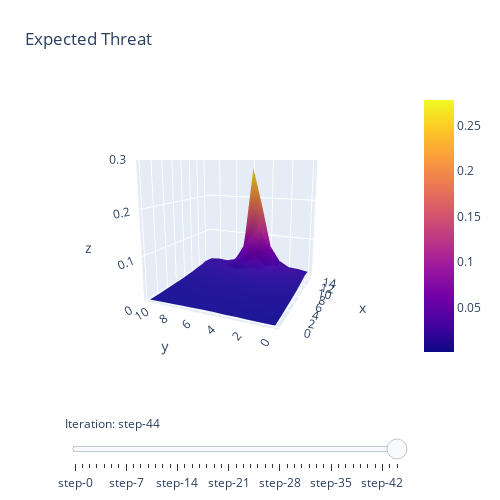

Notebook cell for this chart:
### Code cell
# xT 모델 학습 과정(Value Iteration)의 각 단계별 xT 값 변화를 3D Surface 플롯으로 시각화하는 함수
def visualize_surface_plots(xTModel):
	"""Visualizes the surface plot of each iteration of the model.

	See https://plot.ly/python/sliders/ and https://karun.in/blog/expected-threat.html#visualizing-xt
	NOTE: y-axis is mirrored in plotly.
	"""
	camera = dict(
		up=dict(x=0, y=0, z=1),
		center=dict(x=0, y=0, z=0),
		eye=dict(x=-2.25, y=-1, z=0.5),
	)

	max_z = np.around(xTModel.xT.max() + 0.05, decimals=1)

	layout = go.Layout(
		title="Expected Threat",
		autosize=True,
		width=500,
		height=500,
		margin=dict(l=65, r=50, b=65, t=90),
		scene=dict(
			camera=camera,
			aspectmode="auto",
			xaxis=dict(),
			yaxis=dict(),
			zaxis=dict(autorange=False, range=[0, max_z]),
		),
	)

	fig = go.Figure(layout=layout)

	for i in xTModel.heatmaps:
		fig.add_trace(go.Surface(z=i))

	# Make last trace visible
	for i in range(len(fig.data) - 1):
		fig.data[i].visible = False
	fig.data[len(fig.data) - 1].visible = True

	# Create and add slider
	steps = []
	for i in range(len(fig.data)):
		step = dict(method="restyle", args=["visible", [False] * len(fig.data)])
		step["args"][1][i] = True  # Toggle i'th trace to "visible"
		steps.append(step)

	sliders = [
		dict(
			active=(len(fig.data) - 1),
			currentvalue={"prefix": "Iteration: "},
			pad={"t": 50},
			steps=steps,
		)
	]

	fig.update_layout(sliders=sliders)
	fig.show()
	
visualize_surface_plots(xTModel)

### Figure 1 — Plotly figure (JSON) as saved in the notebook; plotly's stock layout.template omitted (floating-point values rounded to 4 significant figures; data arrays with more than 128 entries replaced by an {"elided": "..."} marker saying what was removed)
{"data": [{"type": "surface", "visible": false, "z": {"elided": "12x16 float values"}}, {"type": "surface", "visible": false, "z": {"elided": "12x16 float values"}}, {"type": "surface", "visible": false, "z": {"elided": "12x16 float values"}}, {"type": "surface", "visible": false, "z": {"elided": "12x16 float values"}}, {"type": "surface", "visible": false, "z": {"elided": "12x16 float values"}}, {"type": "surface", "visible": false, "z": {"elided": "12x16 float values"}}, {"type": "surface", "visible": false, "z": {"elided": "12x16 float values"}}, {"type": "surface", "visible": false, "z": {"elided": "12x16 float values"}}, {"type": "surface", "visible": false, "z": {"elided": "12x16 float values"}}, {"type": "surface", "visible": false, "z": {"elided": "12x16 float values"}}, {"type": "surface", "visible": false, "z": {"elided": "12x16 float values"}}, {"type": "surface", "visible": false, "z": {"elided": "12x16 float values"}}, {"type": "surface", "visible": false, "z": {"elided": "12x16 float values"}}, {"type": "surface", "visible": false, "z": {"elided": "12x16 float values"}}, {"type": "surface", "visible": false, "z": {"elided": "12x16 float values"}}, {"type": "surface", "visible": false, "z": {"elided": "12x16 float values"}}, {"type": "surface", "visible": false, "z": {"elided": "12x16 float values"}}, {"type": "surface", "visible": false, "z": {"elided": "12x16 float values"}}, {"type": "surface", "visible": false, "z": {"elided": "12x16 float values"}}, {"type": "surface", "visible": false, "z": {"elided": "12x16 float values"}}, {"type": "surface", "visible": false, "z": {"elided": "12x16 float values"}}, {"type": "surface", "visible": false, "z": {"elided": "12x16 float values"}}, {"type": "surface", "visible": false, "z": {"elided": "12x16 float values"}}, {"type": "surface", "visible": false, "z": {"elided": "12x16 float values"}}, {"type": "surface", "visible": false, "z": {"elided": "12x16 float values"}}, {"type": "surface", "visible": false, "z": {"elided": "12x16 float values"}}, {"type": "surface", "visible": false, "z": {"elided": "12x16 float values"}}, {"type": "surface", "visible": false, "z": {"elided": "12x16 float values"}}, {"type": "surface", "visible": false, "z": {"elided": "12x16 float values"}}, {"type": "surface", "visible": false, "z": {"elided": "12x16 float values"}}, {"type": "surface", "visible": false, "z": {"elided": "12x16 float values"}}, {"type": "surface", "visible": false, "z": {"elided": "12x16 float values"}}, {"type": "surface", "visible": false, "z": {"elided": "12x16 float values"}}, {"type": "surface", "visible": false, "z": {"elided": "12x16 float values"}}, {"type": "surface", "visible": false, "z": {"elided": "12x16 float values"}}, {"type": "surface", "visible": false, "z": {"elided": "12x16 float values"}}, {"type": "surface", "visible": false, "z": {"elided": "12x16 float values"}}, {"type": "surface", "visible": false, "z": {"elided": "12x16 float values"}}, {"type": "surface", "visible": false, "z": {"elided": "12x16 float values"}}, {"type": "surface", "visible": false, "z": {"elided": "12x16 float values"}}, {"type": "surface", "visible": false, "z": {"elided": "12x16 float values"}}, {"type": "surface", "visible": false, "z": {"elided": "12x16 float values"}}, {"type": "surface", "visible": false, "z": {"elided": "12x16 float values"}}, {"type": "surface", "visible": false, "z": {"elided": "12x16 float values"}}, {"type": "surface", "visible": true, "z": {"elided": "12x16 float values"}}], "layout": {"autosize": true, "height": 500, "margin": {"b": 65, "l": 65, "r": 50, "t": 90}, "scene": {"aspectmode": "auto", "camera": {"center": {"x": 0, "y": 0, "z": 0}, "eye": {"x": -2.25, "y": -1, "z": 0.5}, "up": {"x": 0, "y": 0, "z": 1}}, "zaxis": {"autorange": false, "range": [0, 0.3]}}, "sliders": [{"active": 44, "currentvalue": {"prefix": "Iteration: "}, "pad": {"t": 50}, "steps": [{"args": ["visible", [true, false, false, false, false, false, false, false, false, false, false, false, false, false, false, false, false, false, false, false, false, false, false, false, false, false, false, false, false, false, false, false, false, false, false, false, false, false, false, false, false, false, false, false, false]], "method": "restyle"}, {"args": ["visible", [false, true, false, false, false, false, false, false, false, false, false, false, false, false, false, false, false, false, false, false, false, false, false, false, false, false, false, false, false, false, false, false, false, false, false, false, false, false, false, false, false, false, false, false, false]], "method": "restyle"}, {"args": ["visible", [false, false, true, false, false, false, false, false, false, false, false, false, false, false, false, false, false, false, false, false, false, false, false, false, false, false, false, false, false, false, false, false, false, false, false, false, false, false, false, false, false, false, false, false, false]], "method": "restyle"}, {"args": ["visible", [false, false, false, true, false, false, false, false, false, false, false, false, false, false, false, false, false, false, false, false, false, false, false, false, false, false, false, false, false, false, false, false, false, false, false, false, false, false, false, false, false, false, false, false, false]], "method": "restyle"}, {"args": ["visible", [false, false, false, false, true, false, false, false, false, false, false, false, false, false, false, false, false, false, false, false, false, false, false, false, false, false, false, false, false, false, false, false, false, false, false, false, false, false, false, false, false, false, false, false, false]], "method": "restyle"}, {"args": ["visible", [false, false, false, false, false, true, false, false, false, false, false, false, false, false, false, false, false, false, false, false, false, false, false, false, false, false, false, false, false, false, false, false, false, false, false, false, false, false, false, false, false, false, false, false, false]], "method": "restyle"}, {"args": ["visible", [false, false, false, false, false, false, true, false, false, false, false, false, false, false, false, false, false, false, false, false, false, false, false, false, false, false, false, false, false, false, false, false, false, false, false, false, false, false, false, false, false, false, false, false, false]], "method": "restyle"}, {"args": ["visible", [false, false, false, false, false, false, false, true, false, false, false, false, false, false, false, false, false, false, false, false, false, false, false, false, false, false, false, false, false, false, false, false, false, false, false, false, false, false, false, false, false, false, false, false, false]], "method": "restyle"}, {"args": ["visible", [false, false, false, false, false, false, false, false, true, false, false, false, false, false, false, false, false, false, false, false, false, false, false, false, false, false, false, false, false, false, false, false, false, false, false, false, false, false, false, false, false, false, false, false, false]], "method": "restyle"}, {"args": ["visible", [false, false, false, false, false, false, false, false, false, true, false, false, false, false, false, false, false, false, false, false, false, false, false, false, false, false, false, false, false, false, false, false, false, false, false, false, false, false, false, false, false, false, false, false, false]], "method": "restyle"}, {"args": ["visible", [false, false, false, false, false, false, false, false, false, false, true, false, false, false, false, false, false, false, false, false, false, false, false, false, false, false, false, false, false, false, false, false, false, false, false, false, false, false, false, false, false, false, false, false, false]], "method": "restyle"}, {"args": ["visible", [false, false, false, false, false, false, false, false, false, false, false, true, false, false, false, false, false, false, false, false, false, false, false, false, false, false, false, false, false, false, false, false, false, false, false, false, false, false, false, false, false, false, false, false, false]], "method": "restyle"}, {"args": ["visible", [false, false, false, false, false, false, false, false, false, false, false, false, true, false, false, false, false, false, false, false, false, false, false, false, false, false, false, false, false, false, false, false, false, false, false, false, false, false, false, false, false, false, false, false, false]], "method": "restyle"}, {"args": ["visible", [false, false, false, false, false, false, false, false, false, false, false, false, false, true, false, false, false, false, false, false, false, false, false, false, false, false, false, false, false, false, false, false, false, false, false, false, false, false, false, false, false, false, false, false, false]], "method": "restyle"}, {"args": ["visible", [false, false, false, false, false, false, false, false, false, false, false, false, false, false, true, false, false, false, false, false, false, false, false, false, false, false, false, false, false, false, false, false, false, false, false, false, false, false, false, false, false, false, false, false, false]], "method": "restyle"}, {"args": ["visible", [false, false, false, false, false, false, false, false, false, false, false, false, false, false, false, true, false, false, false, false, false, false, false, false, false, false, false, false, false, false, false, false, false, false, false, false, false, false, false, false, false, false, false, false, false]], "method": "restyle"}, {"args": ["visible", [false, false, false, false, false, false, false, false, false, false, false, false, false, false, false, false, true, false, false, false, false, false, false, false, false, false, false, false, false, false, false, false, false, false, false, false, false, false, false, false, false, false, false, false, false]], "method": "restyle"}, {"args": ["visible", [false, false, false, false, false, false, false, false, false, false, false, false, false, false, false, false, false, true, false, false, false, false, false, false, false, false, false, false, false, false, false, false, false, false, false, false, false, false, false, false, false, false, false, false, false]], "method": "restyle"}, {"args": ["visible", [false, false, false, false, false, false, false, false, false, false, false, false, false, false, false, false, false, false, true, false, false, false, false, false, false, false, false, false, false, false, false, false, false, false, false, false, false, false, false, false, false, false, false, false, false]], "method": "restyle"}, {"args": ["visible", [false, false, false, false, false, false, false, false, false, false, false, false, false, false, false, false, false, false, false, true, false, false, false, false, false, false, false, false, false, false, false, false, false, false, false, false, false, false, false, false, false, false, false, false, false]], "method": "restyle"}, {"args": ["visible", [false, false, false, false, false, false, false, false, false, false, false, false, false, false, false, false, false, false, false, false, true, false, false, false, false, false, false, false, false, false, false, false, false, false, false, false, false, false, false, false, false, false, false, false, false]], "method": "restyle"}, {"args": ["visible", [false, false, false, false, false, false, false, false, false, false, false, false, false, false, false, false, false, false, false, false, false, true, false, false, false, false, false, false, false, false, false, false, false, false, false, false, false, false, false, false, false, false, false, false, false]], "method": "restyle"}, {"args": ["visible", [false, false, false, false, false, false, false, false, false, false, false, false, false, false, false, false, false, false, false, false, false, false, true, false, false, false, false, false, false, false, false, false, false, false, false, false, false, false, false, false, false, false, false, false, false]], "method": "restyle"}, {"args": ["visible", [false, false, false, false, false, false, false, false, false, false, false, false, false, false, false, false, false, false, false, false, false, false, false, true, false, false, false, false, false, false, false, false, false, false, false, false, false, false, false, false, false, false, false, false, false]], "method": "restyle"}, {"args": ["visible", [false, false, false, false, false, false, false, false, false, false, false, false, false, false, false, false, false, false, false, false, false, false, false, false, true, false, false, false, false, false, false, false, false, false, false, false, false, false, false, false, false, false, false, false, false]], "method": "restyle"}, {"args": ["visible", [false, false, false, false, false, false, false, false, false, false, false, false, false, false, false, false, false, false, false, false, false, false, false, false, false, true, false, false, false, false, false, false, false, false, false, false, false, false, false, false, false, false, false, false, false]], "method": "restyle"}, {"args": ["visible", [false, false, false, false, false, false, false, false, false, false, false, false, false, false, false, false, false, false, false, false, false, false, false, false, false, false, true, false, false, false, false, false, false, false, false, false, false, false, false, false, false, false, false, false, false]], "method": "restyle"}, {"args": ["visible", [false, false, false, false, false, false, false, false, false, false, false, false, false, false, false, false, false, false, false, false, false, false, false, false, false, false, false, true, false, false, false, false, false, false, false, false, false, false, false, false, false, false, false, false, false]], "method": "restyle"}, {"args": ["visible", [false, false, false, false, false, false, false, false, false, false, false, false, false, false, false, false, false, false, false, false, false, false, false, false, false, false, false, false, true, false, false, false, false, false, false, false, false, false, false, false, false, false, false, false, false]], "method": "restyle"}, {"args": ["visible", [false, false, false, false, false, false, false, false, false, false, false, false, false, false, false, false, false, false, false, false, false, false, false, false, false, false, false, false, false, true, false, false, false, false, false, false, false, false, false, false, false, false, false, false, false]], "method": "restyle"}, {"args": ["visible", [false, false, false, false, false, false, false, false, false, false, false, false, false, false, false, false, false, false, false, false, false, false, false, false, false, false, false, false, false, false, true, false, false, false, false, false, false, false, false, false, false, false, false, false, false]], "method": "restyle"}, {"args": ["visible", [false, false, false, false, false, false, false, false, false, false, false, false, false, false, false, false, false, false, false, false, false, false, false, false, false, false, false, false, false, false, false, true, false, false, false, false, false, false, false, false, false, false, false, false, false]], "method": "restyle"}, {"args": ["visible", [false, false, false, false, false, false, false, false, false, false, false, false, false, false, false, false, false, false, false, false, false, false, false, false, false, false, false, false, false, false, false, false, true, false, false, false, false, false, false, false, false, false, false, false, false]], "method": "restyle"}, {"args": ["visible", [false, false, false, false, false, false, false, false, false, false, false, false, false, false, false, false, false, false, false, false, false, false, false, false, false, false, false, false, false, false, false, false, false, true, false, false, false, false, false, false, false, false, false, false, false]], "method": "restyle"}, {"args": ["visible", [false, false, false, false, false, false, false, false, false, false, false, false, false, false, false, false, false, false, false, false, false, false, false, false, false, false, false, false, false, false, false, false, false, false, true, false, false, false, false, false, false, false, false, false, false]], "method": "restyle"}, {"args": ["visible", [false, false, false, false, false, false, false, false, false, false, false, false, false, false, false, false, false, false, false, false, false, false, false, false, false, false, false, false, false, false, false, false, false, false, false, true, false, false, false, false, false, false, false, false, false]], "method": "restyle"}, {"args": ["visible", [false, false, false, false, false, false, false, false, false, false, false, false, false, false, false, false, false, false, false, false, false, false, false, false, false, false, false, false, false, false, false, false, false, false, false, false, true, false, false, false, false, false, false, false, false]], "method": "restyle"}, {"args": ["visible", [false, false, false, false, false, false, false, false, false, false, false, false, false, false, false, false, false, false, false, false, false, false, false, false, false, false, false, false, false, false, false, false, false, false, false, false, false, true, false, false, false, false, false, false, false]], "method": "restyle"}, {"args": ["visible", [false, false, false, false, false, false, false, false, false, false, false, false, false, false, false, false, false, false, false, false, false, false, false, false, false, false, false, false, false, false, false, false, false, false, false, false, false, false, true, false, false, false, false, false, false]], "method": "restyle"}, {"args": ["visible", [false, false, false, false, false, false, false, false, false, false, false, false, false, false, false, false, false, false, false, false, false, false, false, false, false, false, false, false, false, false, false, false, false, false, false, false, false, false, false, true, false, false, false, false, false]], "method": "restyle"}, {"args": ["visible", [false, false, false, false, false, false, false, false, false, false, false, false, false, false, false, false, false, false, false, false, false, false, false, false, false, false, false, false, false, false, false, false, false, false, false, false, false, false, false, false, true, false, false, false, false]], "method": "restyle"}, {"args": ["visible", [false, false, false, false, false, false, false, false, false, false, false, false, false, false, false, false, false, false, false, false, false, false, false, false, false, false, false, false, false, false, false, false, false, false, false, false, false, false, false, false, false, true, false, false, false]], "method": "restyle"}, {"args": ["visible", [false, false, false, false, false, false, false, false, false, false, false, false, false, false, false, false, false, false, false, false, false, false, false, false, false, false, false, false, false, false, false, false, false, false, false, false, false, false, false, false, false, false, true, false, false]], "method": "restyle"}, {"args": ["visible", [false, false, false, false, false, false, false, false, false, false, false, false, false, false, false, false, false, false, false, false, false, false, false, false, false, false, false, false, false, false, false, false, false, false, false, false, false, false, false, false, false, false, false, true, false]], "method": "restyle"}, {"args": ["visible", [false, false, false, false, false, false, false, false, false, false, false, false, false, false, false, false, false, false, false, false, false, false, false, false, false, false, false, false, false, false, false, false, false, false, false, false, false, false, false, false, false, false, false, false, true]], "method": "restyle"}]}], "title": {"text": "Expected Threat"}, "width": 500}}
